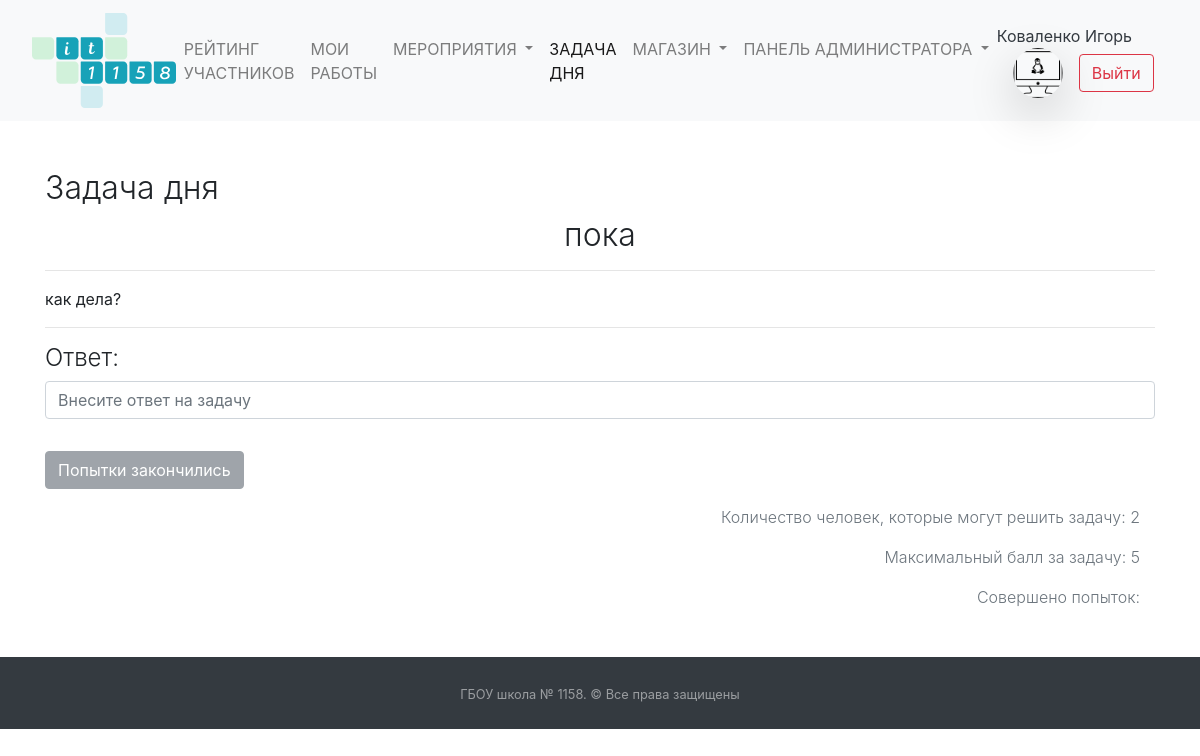
Page /daytask/show/5 (signed in) on the earlier database version.
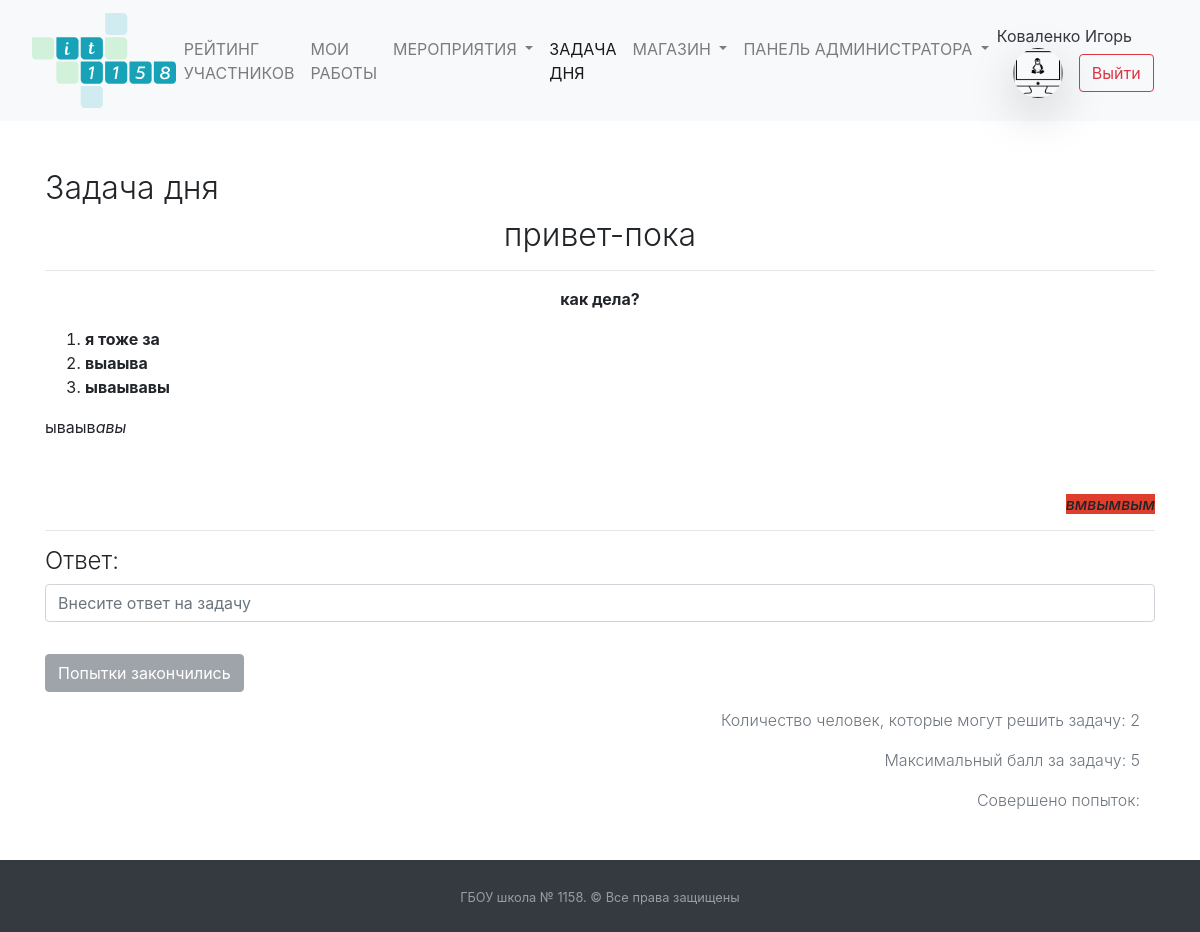
Same page on the later database version.
### daytask/models.py (models this page shows, shortened)
class Tasks(models.Model):
    STATUS_CHOICES = (
        ('ST10', '10 класс'),
        ('ST11', '11 класс'),
    )
    date = models.DateField("Дата задачи", null=True)
    name = models.CharField("Название задачи", null=True, max_length=150)
    discription_task = HTMLField("Условие задачи")
    status_task = models.CharField("Выберите класс", choices=STATUS_CHOICES, default='ST10', max_length=30)
    result = models.CharField(null=True, verbose_name="Правильный ответ на задачу", max_length=200)
    count_answer = models.IntegerField(default=2,
                                       verbose_name="Количество человек, которые могут решить задачу")
    score = models.IntegerField("Максимальный балл за задачу", default=5)
    tries = models.IntegerField(default=-1, verbose_name="Количество попыток ответа на каждого ученика (-1 - бесконечно)")
    tries_list = models.CharField(default="", verbose_name="ID учеников, совершившие попытку",
                                                max_length=200,
                                                blank=True)
    id_puple_correct_answers = models.CharField(default="", verbose_name="ID учеников, кто дал правильный ответ",
                                                max_length=200,
                                                blank=True)
    class Meta:
        verbose_name = "Задача дня"
        verbose_name_plural = "Задача дня"

### daytask/views.py (the view)
# urls.py: path('show/<int:id>', views.DayTaskShowView.as_view(), name='Отображении задачи дня'),
class DayTaskShowView(DayTaskView):
    template_name = "daytask/daytask_show.html"
    queryset = Tasks
    login_url = '/login/'
    def get_context_data(self, *, object_list=None, **kwargs):
        context = super().get_context_data(**kwargs)
        context['task'] = Tasks.objects.get(id=int(self.kwargs['id']))
        return context
    def __init__(self):
        super().__init__()

### daytask/views.py (called while the page is built, shortened)
    def time_end_task(self, task):
        return ""

    def type_tasks(self, day):
        all_types_tasks = {"active": [(i, [Puples.objects.get(user=j) for j in i.id_puple_correct_answers.split()]) \
                                      for i in Tasks.objects.filter(date=day)]}
        all_types_tasks["last"] = [(i, [Puples.objects.get(user=j) for j in i.id_puple_correct_answers.split()]) \
                                   for i in Tasks.objects.filter(date__lt=day)]
        all_types_tasks["fiture"] = [(i, [Puples.objects.get(user=j) for j in i.id_puple_correct_answers.split()]) \
                                     for i in Tasks.objects.filter(date__gt=day)]
        return all_types_tasks

### mainapp/addons_python/views_addons_classes.py (called while the page is built)
    def get_context_data(self, *, object_list=None, **kwargs):
        context = super().get_context_data(**kwargs)
        context['events_new'] = Events.objects.filter(check=False).count()
        context['applicants_count'] = Puples.objects.filter(
            status="APP").count()
        return context

### templates/daytask/daytask_show.html (shortened to what this page needs)
{% extends  'base.html' %}
{% load static %}
{% load crispy_forms_tags %}
{% block main %}
    <div class="container pt-3">
        <h2 class="text-left font-weight-light pt-3">Задача дня</h2>
        <h2 class="text-center font-weight-light">{{ task.name }}</h2>
        <hr>
        {% autoescape off %}
            {{ task.discription_task }}
        {% endautoescape %}
        <hr>
        <h4 class="font-weight-light">Ответ:</h4>
        <form method="post">{% csrf_token %}
            <input type="text"
                   class="form-control text-left"
                   name="result" placeholder="Внесите ответ на задачу"
                   onkeydown="if(event.keyCode==13){return false;}">
            <button class="btn {% if button %}btn-success mt-3"{% else %}btn-secondary mt-3" disabled{% endif %}
            type="submit">{% if button %}{{ button }}{% else %}Попытки закончились{% endif %}</button>
        </form>
        <div class="container mt-3 text-muted">
            <p class="font-weight-light text-right">Количество человек, которые могут решить
                задачу: {{ task.count_answer }} </p>
            <p class="font-weight-light text-right">Максимальный балл за задачу: {{ task.score }} </p>
            <p class="font-weight-light text-right">Совершено попыток: {{ tries }} </p>
        </div>
    </div>
{% endblock %}
{% block detail_active_task %} active{% endblock %}

Differences in the rows shown:
changed Tasks: name "пока" → "привет-пока"; discription_task "как дела?" → "как дела? я тоже за выаыва ываывавы ываыв авы вмвымвым"
